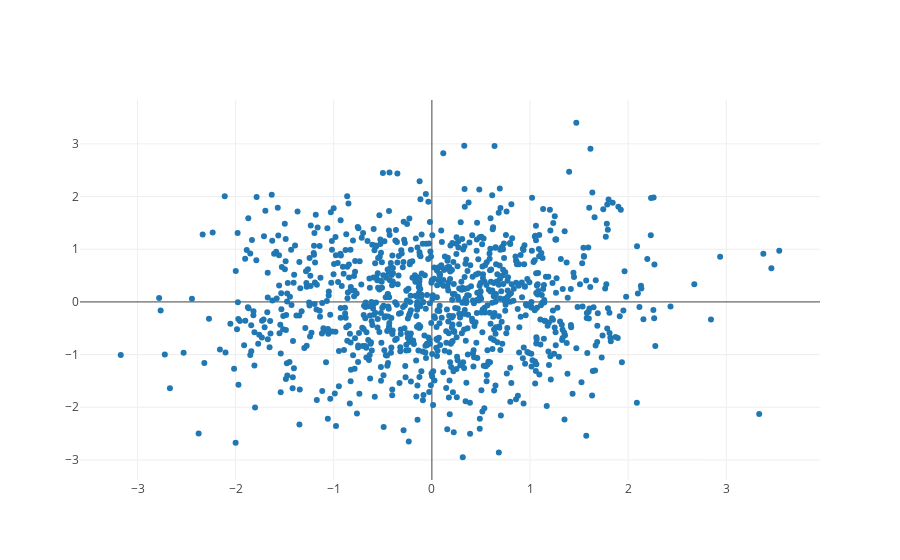

Notebook code cell kept with this figure:
### Code cell
N = 1000
random_x = np.random.randn(N)
random_y = np.random.randn(N)

# Create a trace
trace = go.Scatter(
    x = random_x,
    y = random_y,
    mode = 'markers'
)

data = [trace]

# Plot and embed in ipython notebook!
iplot(data)

### Figure 1 — Plotly figure (JSON) as saved in the notebook; plotly's stock layout.template omitted (floating-point values rounded to 4 significant figures; data arrays with more than 128 entries replaced by an {"elided": "..."} marker saying what was removed)
{"data": [{"mode": "markers", "type": "scatter", "x": {"elided": "1000 float values"}, "y": {"elided": "1000 float values"}}], "layout": {}}
